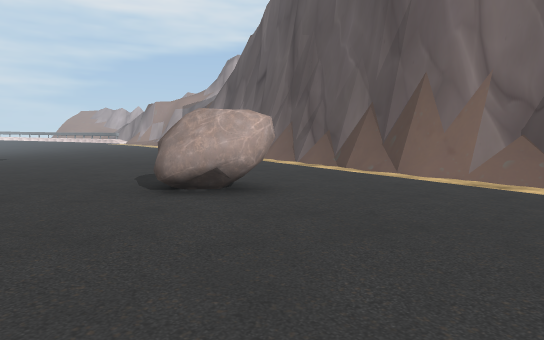
view 1 (above)

23 first-person views from a walk through a 3-D level made in the Unity game engine. The camera is 1.4 m above the floor, tilts 4° down and sees 75° across. The floor is counted in squares, 2 m on a side. Each view is taken from the middle of a square. On the plan, view 1 faces up. The plan holds only what a view shows up to about 11 squares ahead; the rest is blank. The place goes on beyond the plan. The player character is not drawn. Some surface patterns are stand-ins.

view 2
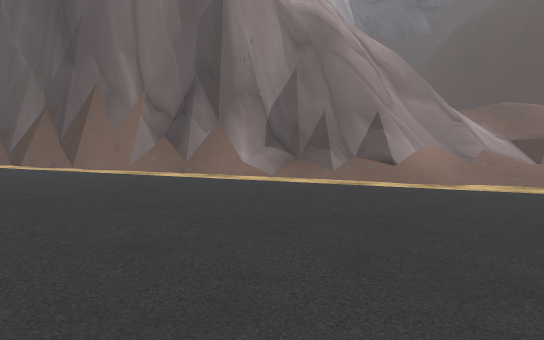

view 3
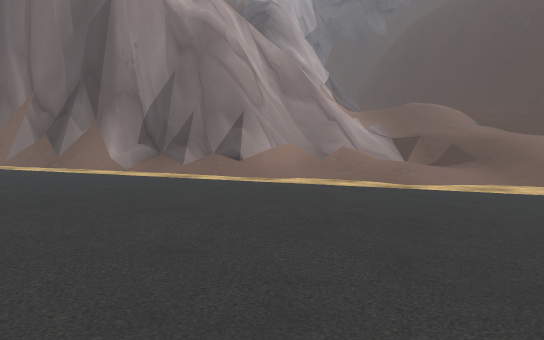

view 4
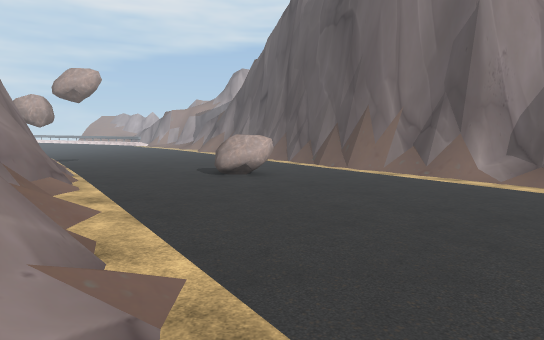

view 5
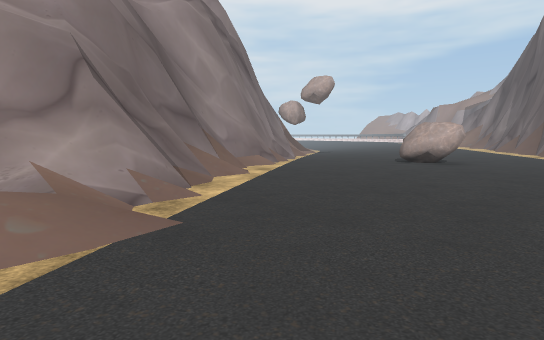

view 6
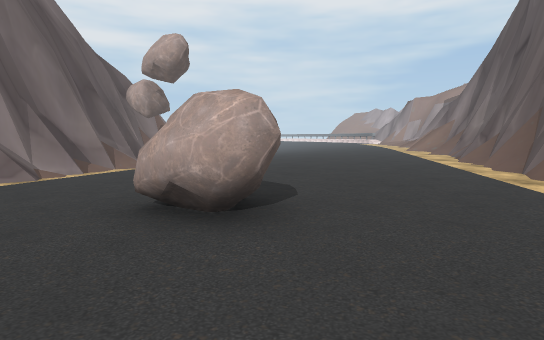

view 7
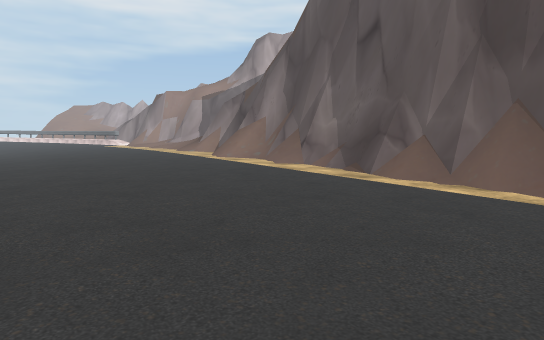

view 8
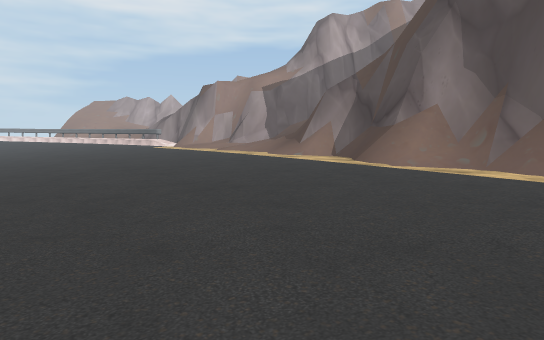

view 9
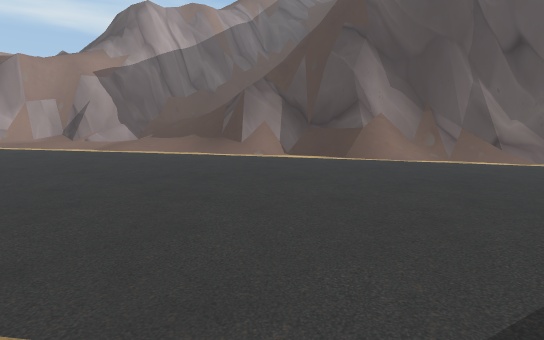

view 10
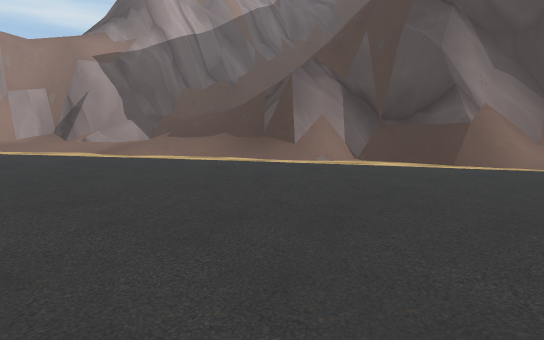

view 11
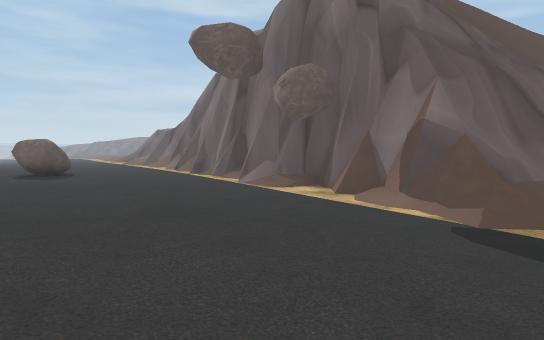

view 12
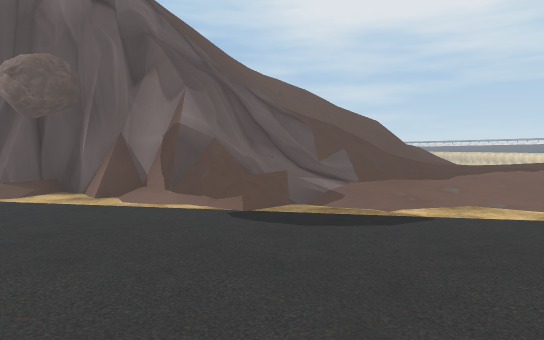

view 13
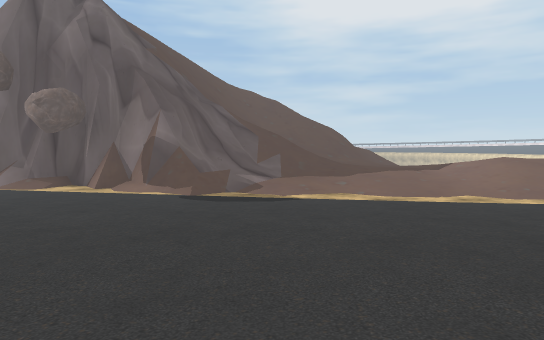

view 14
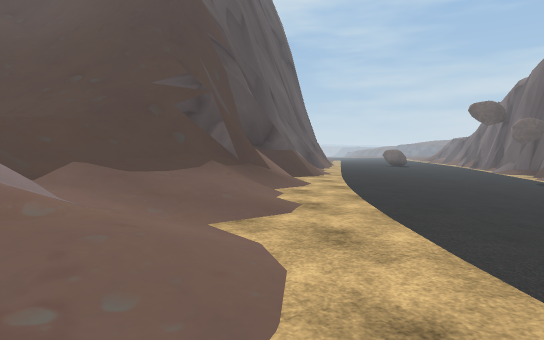

view 15
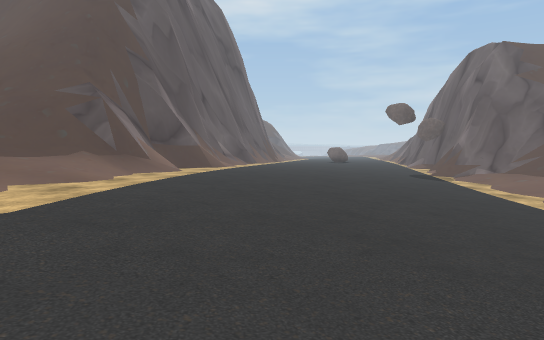

view 16
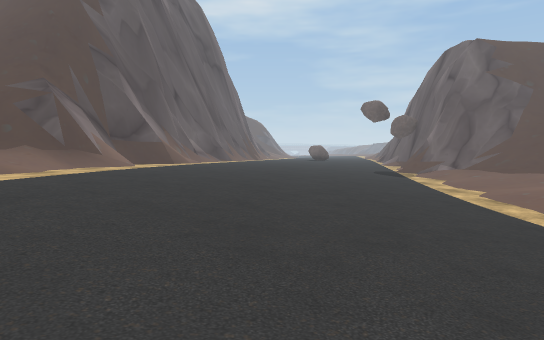

view 17
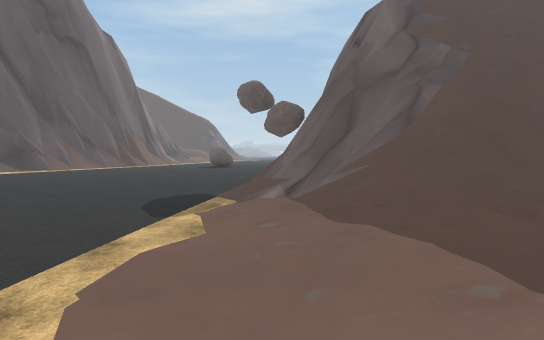

view 18
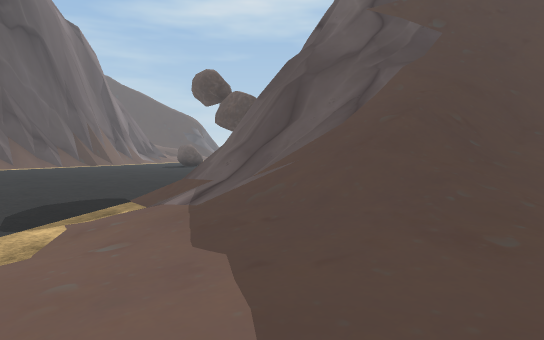

view 19
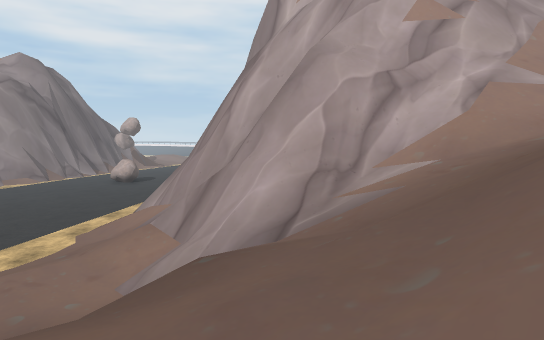

view 20
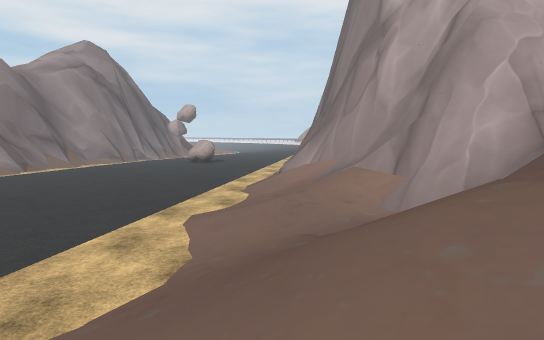

view 21
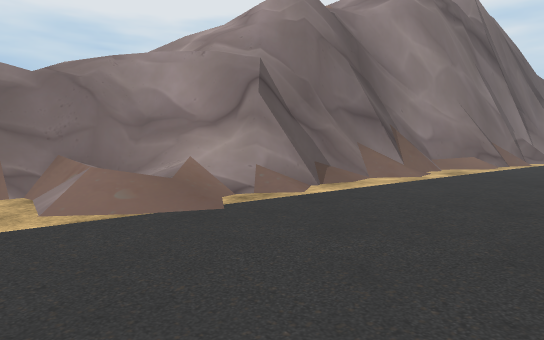

view 22
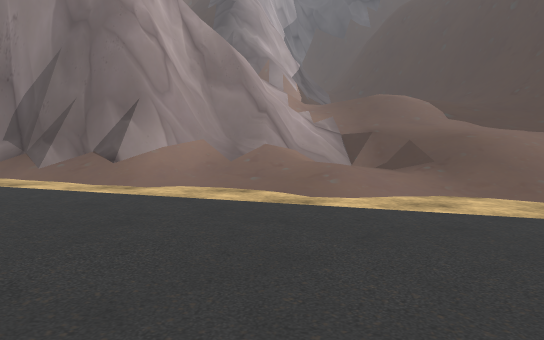

view 23
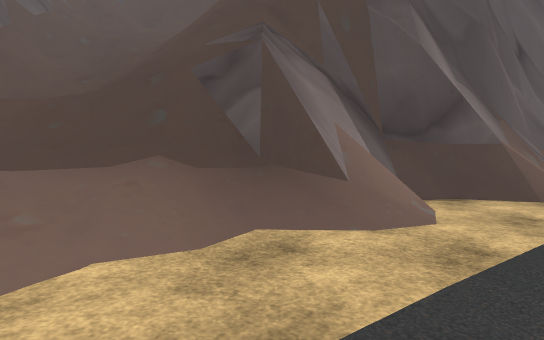

### Floor plan
Key: @ floor where view 1 was taken; # wall or solid block; x gap in a wall; . main floor; : floor 1.5 m higher than the main floor; + floor 3.25 m higher than the main floor; * floor 6.5 m higher than the main floor; / step, stairs or slope; = window, fence, low wall or low ledge; ^ raised ledge; v drop or lower ground; R rock.
Columns run from 17 left of view 1 to 18 right of it. Each row starts with its distance up from view 1.
 28      :::///   ////#
 27  ::::::::///++/////
 26 .:::::::::+////////
 25  ..:::::::+////////
 24 ....::::::/#//////
 23 ......::::/##/#x=
 22 .......::::/###v
 21  .......::::/##v
 20  .........::=##v
 19  ...........//##
 18 //.........../##
 17 :............./##
 16 /..............##
 15 ................#
 14 ................##
 13 .:...............#
 12 .//////..........##
 11 :///////..........##           =
 10  ////##/..........=#           /
  9  /////v#...........##          /
  8  /////v#/...........#^        /#/
  7  ///=/vv#/...........##   #   #//
  6  ///=/vv##/...........# ##// v#//
  5  v#//  vv##/....RR....###vvv###//
  4   //      #:.........../# vv###//
  3           v#/........../#######//
  2           vv#/........../##/##///
  1           vv#/...........///#/////
  0           vv#/...@......../////://
 -1           =v #/...............//+//
 -2             v=#/............../::///
 -3             v*v#/............//::://
 -4             =x///............///:
 -5             //v#./...........  /

Where each view was taken, in squares from view 1:
view 1: 0 up, 0 right, facing up
view 2: 2 down, 0 right, facing up-right
view 3: 5 down, 2 right, facing up-right
view 4: 5 down, 0 right, facing up
view 5: 5 down, 3 right, facing up-left
view 6: 3 up, 2 right, facing up-left
view 7: 7 up, 3 left, facing up
view 8: 11 up, 7 left, facing up
view 9: 14 up, 13 left, facing up-right
view 10: 17 up, 12 left, facing up-right
view 11: 16 up, 8 left, facing down
view 12: 16 up, 7 left, facing down-left
view 13: 19 up, 6 left, facing down-left
view 14: 28 up, 12 left, facing down-right
view 15: 27 up, 16 left, facing down-right
view 16: 26 up, 17 left, facing down-right
view 17: 17 up, 17 left, facing down-right
view 18: 15 up, 17 left, facing down-right
view 19: 2 down, 16 right, facing up-left
view 20: 5 down, 14 right, facing up-left
view 21: 3 down, 4 right, facing left
view 22: 5 down, 5 right, facing up-right
view 23: 23 up, 10 left, facing right
